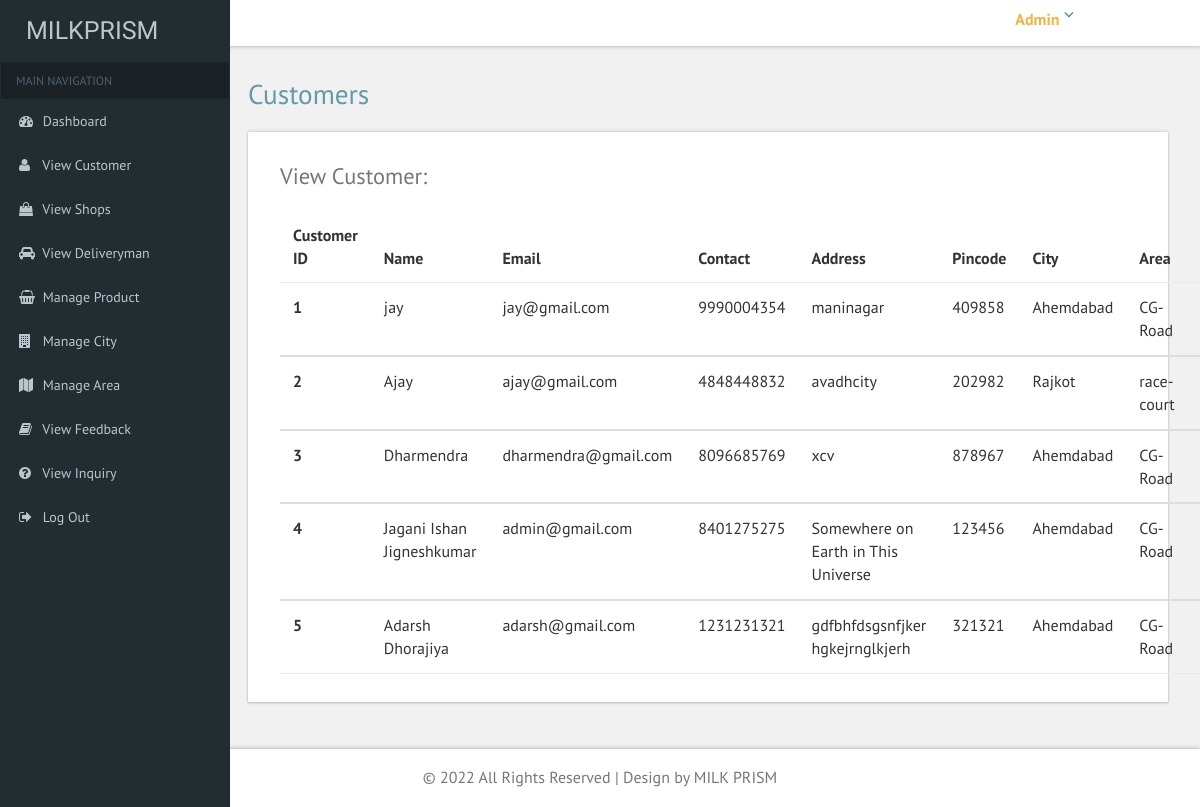
The page /ADMIN/view_customer.php (signed in) on the database its author committed.
### tables this page shows
CREATE TABLE `customer` (
  `customer_id` int(11) NOT NULL,
  `name` varchar(100) NOT NULL,
  `email` varchar(50) NOT NULL,
  `contact` bigint(10) NOT NULL,
  `address` varchar(200) NOT NULL,
  `pincode` int(11) NOT NULL,
  `city_id` int(11) NOT NULL,
  `area_id` int(11) NOT NULL,
  `password` varchar(20) NOT NULL
);

CREATE TABLE `city` (
  `city_id` int(11) NOT NULL,
  `city_name` varchar(100) NOT NULL
);

CREATE TABLE `area` (
  `area_id` int(11) NOT NULL,
  `area_name` varchar(50) NOT NULL,
  `city_id` int(11) NOT NULL
);

### ADMIN/view_customer.php (the view, shortened to what this page needs)
<?php
include "common/connection.php";
$category = $con->query("select * from customer");
?>
<!DOCTYPE HTML>
<html>
<head>
	<link href="css/bootstrap.css" rel='stylesheet' type='text/css' />
	<link href="css/style.css" rel='stylesheet' type='text/css' />
	<link href="css/font-awesome.css" rel="stylesheet">
	<link href='css/SidebarNav.min.css' media='all' rel='stylesheet' type='text/css' />
	<link href="css/custom.css" rel="stylesheet">
</head>
<body class="cbp-spmenu-push">
	<div class="main-content">
		<div class="cbp-spmenu cbp-spmenu-vertical cbp-spmenu-left" id="cbp-spmenu-s1">
			<aside class="sidebar-left">
				<?php include "common/sidebar.php"; ?>
			</aside>
		</div>
		<?php include "common/header.php"; ?>
		<div id="page-wrapper">
			<div class="main-page">
				<div class="tables">
					<h2 class="title1">Customers</h2>
					<div class="panel-body widget-shadow">
						<h4>View Customer:</h4>
						<table class="table">
							<thead>
								<tr>
									<th>Customer ID</th>
									<th>Name</th>
									<th>Email</th>
									<th>Contact</th>
									<th>Address</th>
									<th>Pincode</th>
									<th>City</th>
									<th>Area</th>
									<th>View Detail</th>
								</tr>
							</thead>
							<?php
							while ($row = $category->fetch_object()) {
								$city = $con->query("select * from city where city_id='$row->city_id'");
								$city1 = $city->fetch_object();
								$area = $con->query("select * from area where city_id='$row->city_id'");
								$area1 = $area->fetch_object();
							?>
								<tbody>
									<tr>
										<th scope="row"><?php echo "$row->customer_id"; ?></th>
										<td><?php echo "$row->name"; ?></td>
										<td><?php echo "$row->email"; ?></td>
										<td><?php echo "$row->contact"; ?></td>
										<td><?php echo "$row->address"; ?></td>
										<td><?php echo "$row->pincode"; ?></td>
										<td><?php echo "$city1->city_name"; ?></td>
										<td><?php echo "$area1->area_name"; ?></td>
										<td><a href="customer_detail.php?detail=<?php echo $row->customer_id; ?>">Details</a></td>
									</tr>
								</tbody>
							<?php
							}
							?>
						</table>
					</div>
				</div>
			</div>
		</div>
		<?php include "common/footer.php"; ?>
	</div>
</body>
</html>

### ADMIN/common/header.php (shortened to what this page needs)
<?php
include "connection.php";
$id = $_SESSION["id"];
$admin = $con->query("select * from admin where id='$id'");
$row = $admin->fetch_object();
?>
<div class="sticky-header header-section ">
			<div class="header-right">
				<div class="profile_details">
					<ul>
						<li class="dropdown profile_details_drop">
							<a href="#" class="dropdown-toggle" data-toggle="dropdown" aria-expanded="false">
								<div class="profile_img">
									<div class="user-name">
										<p><?php echo "$row->name";?></p>
									</div>
									<i class="fa fa-angle-down"></i>
								</div>
							</a>
						</li>
					</ul>
				</div>
				<div class="clearfix"> </div>
			</div>
			<div class="clearfix"> </div>
		</div>

### ADMIN/css/custom.css (style rules this page uses)
#page-wrapper { padding:5em 2em 2.5em; background-color: #F1F1F1; }

### rows shown on the page
customer: customer_id "1", name "jay", email "jay@gmail.com", contact "9990004354", address "maninagar", pincode "409858", city.city_name "Ahemdabad", area.area_name "CG-Road"
customer: customer_id "2", name "Ajay", email "ajay@gmail.com", contact "4848448832", address "avadhcity", pincode "202982", city.city_name "Rajkot", area.area_name "race-court"
customer: customer_id "3", name "Dharmendra", email "dharmendra@gmail.com", contact "8096685769", address "xcv", pincode "878967", city.city_name "Ahemdabad", area.area_name "CG-Road"
customer: customer_id "4", name "Jagani Ishan Jigneshkumar", email "admin@gmail.com", contact "8401275275", address "Somewhere on Earth in This Universe", pincode "123456", city.city_name "Ahemdabad", area.area_name "CG-Road"
customer: customer_id "5", name "Adarsh Dhorajiya", email "adarsh@gmail.com", contact "1231231321", address "gdfbhfdsgsnfjker hgkejrnglkjerh", pincode "321321", city.city_name "Ahemdabad", area.area_name "CG-Road"

### other values the page prints
$row->name "Admin"
